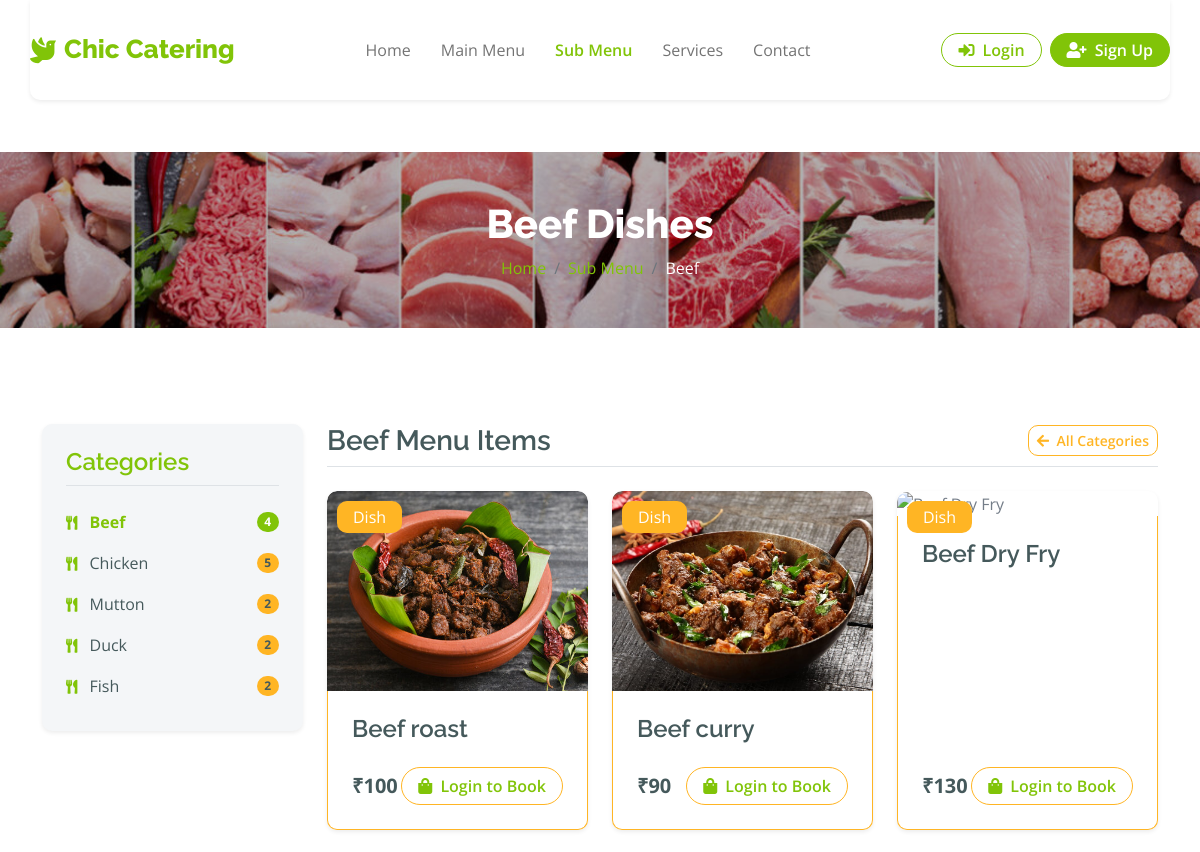
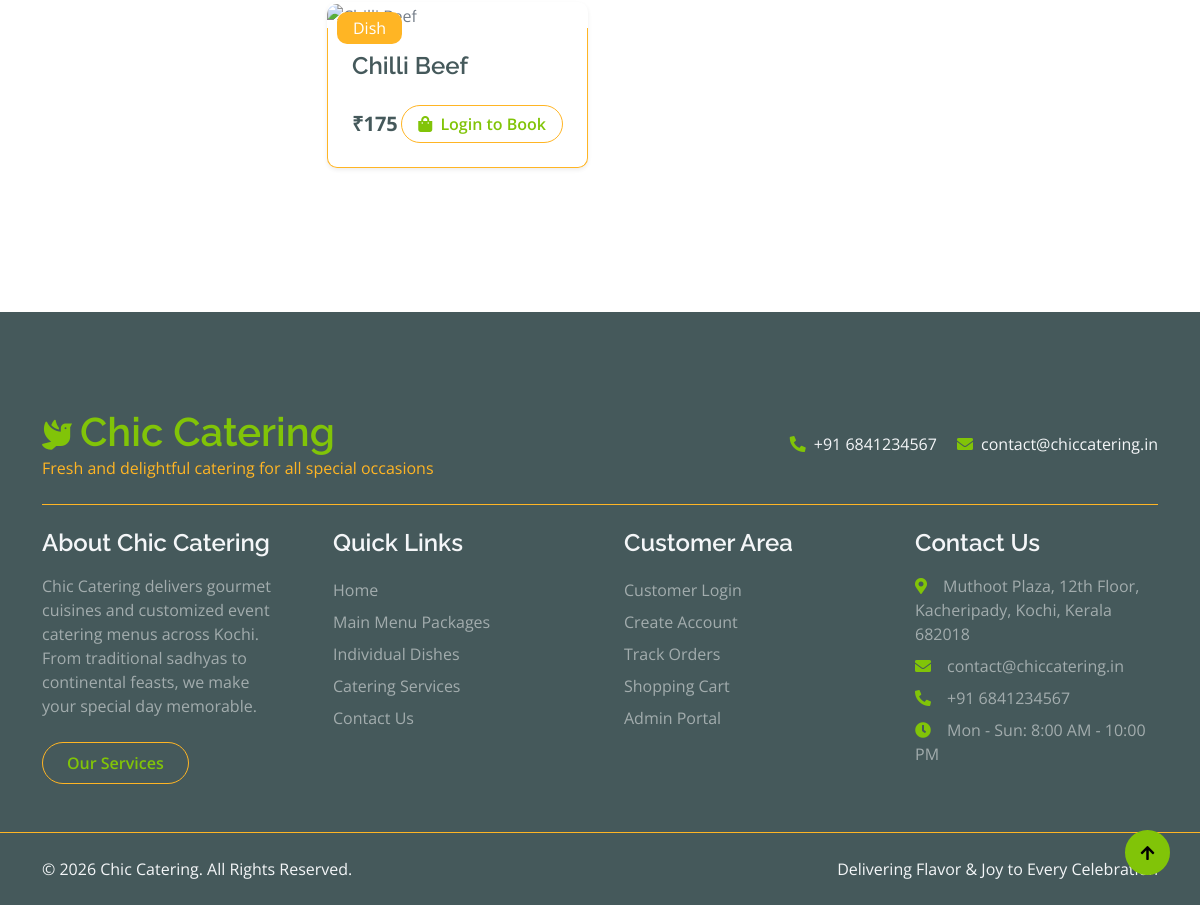
Page /customer/items.php on the committed database (2 pictures, top to bottom).
### tables this page shows
CREATE TABLE `category` (
  `cid` int NOT NULL AUTO_INCREMENT,
  `cname` varchar(30) NOT NULL,
  `cimage` varchar(200) NOT NULL,
  `status` int NOT NULL DEFAULT '1',
  PRIMARY KEY (`cid`)
);

CREATE TABLE `item` (
  `item_id` int NOT NULL AUTO_INCREMENT,
  `cid` int NOT NULL,
  `item_name` varchar(30) NOT NULL,
  `item_image` varchar(200) NOT NULL,
  `item_price` int NOT NULL,
  `status` int NOT NULL DEFAULT '1',
  PRIMARY KEY (`item_id`)
);

### classes/DataAccess.class.php (called while the page is built, shortened)
<?php
class DataAccess
{
	private $_con,$_query,$_errors;
	public function __construct()
	{
		if(!$this->_con=mysqli_connect(DB_HOST,DB_USER,DB_PASSWORD,DB_NAME))
		{
			die("connection Error");
		}
	}
	public function query($query)
	{
		if(isset($query))
		{
			$words=explode(' ',$query);
			$this->_query=$query;
			$res=mysqli_query($this->_con,$this->_query);
			if($words[0]=='select' || $words[0]=='Select' || $words[0]=='SELECT')
			{
				if(mysqli_num_rows($res))
				{
					$dataArr=array();
					while($row=mysqli_fetch_assoc($res))
					{
						$dataArr[] = $row;
					}
					return $dataArr;
				}
				else
				{
					return false;
				}
			}
		}
	}
}
?>

### customer/items.php (the view, shortened to what this page needs)
<?php
require('head.php');
$allCategories = $dao->query("SELECT * FROM category WHERE status=1");
$selectedCid = isset($_GET["id"]) ? intval($_GET["id"]) : 0;
if ($selectedCid === 0 && !empty($allCategories)) {
    $selectedCid = intval($allCategories[0]['cid']);
}
$selectedCategoryName = "Items";
foreach ($allCategories as $c) {
    if (intval($c['cid']) === $selectedCid) {
        $selectedCategoryName = $c['cname'];
        break;
    }
}
?>
<div class="container-fluid page-header py-5">
    <h1 class="text-center text-white display-6"><?= htmlspecialchars($selectedCategoryName) ?> Dishes</h1>
    <ol class="breadcrumb justify-content-center mb-0">
        <li class="breadcrumb-item"><a href="index.php">Home</a></li>
        <li class="breadcrumb-item"><a href="submenu.php">Sub Menu</a></li>
        <li class="breadcrumb-item active text-white"><?= htmlspecialchars($selectedCategoryName) ?></li>
    </ol>
</div>
<div class="container-fluid fruite py-5">
    <div class="container py-5">
        <div class="row g-4">
            <div class="col-lg-3">
                <div class="bg-light p-4 rounded shadow-sm">
                    <h4 class="mb-3 pb-2 border-bottom text-primary font-weight-bold">Categories</h4>
                    <ul class="list-unstyled fruite-categorie mb-0">
                        <?php if (!empty($allCategories)): ?>
                            <?php foreach ($allCategories as $cat):
                                $cCountQ = "SELECT count(*) as item_count FROM item WHERE cid=" . intval($cat['cid']) . " AND status=1";
                                $cCountRes = $dao->query($cCountQ);
                                $item_count = $cCountRes[0]['item_count'] ?? 0;
                                $isActive = (intval($cat['cid']) === $selectedCid);
                            ?>
                                <li class="py-2 border-bottom border-light">
                                    <div class="d-flex justify-content-between align-items-center">
                                        <a href="items.php?id=<?= $cat['cid'] ?>" class="text-decoration-none <?= $isActive ? 'text-primary fw-bold' : 'text-dark' ?>">
                                            <i class="fa fa-utensils me-2 text-primary" style="font-size: 14px;"></i>
                                            <?= htmlspecialchars($cat['cname']) ?>
                                        </a>
                                        <span class="badge rounded-pill <?= $isActive ? 'bg-primary text-white' : 'bg-secondary text-dark' ?>">
                                            <?= $item_count ?>
                                        </span>
                                    </div>
                                </li>
                            <?php endforeach; ?>
                        <?php endif; ?>
                    </ul>
                </div>
            </div>
            <div class="col-lg-9">
                <div class="d-flex justify-content-between align-items-center mb-4 pb-2 border-bottom">
                    <h2 class="h3 mb-0"><?= htmlspecialchars($selectedCategoryName) ?> Menu Items</h2>
                    <a href="submenu.php" class="btn btn-sm btn-outline-secondary">
                        <i class="fa fa-arrow-left me-1"></i> All Categories
                    </a>
                </div>
                <div class="row g-4">
                    <?php
                    $q = "SELECT * FROM item WHERE cid= '$selectedCid' AND status=1";
                    $items = $dao->query($q);
                    if (!empty($items)):
                        foreach ($items as $dish):
                    ?>
                        <div class="col-md-6 col-lg-6 col-xl-4">
                            <div class="rounded position-relative fruite-item h-100 d-flex flex-column shadow-sm bg-white">
                                <div class="fruite-img">
                                    <img src="<?= BASE_URL . 'item_images/' . htmlspecialchars($dish['item_image']); ?>" class="img-fluid w-100 rounded-top" style="height: 200px; object-fit: cover;" alt="<?= htmlspecialchars($dish['item_name']) ?>">
                                </div>
                                <div class="text-white bg-secondary px-3 py-1 rounded position-absolute" style="top: 10px; left: 10px;">Dish</div>
                                <div class="p-4 border border-secondary border-top-0 rounded-bottom d-flex flex-column flex-grow-1">
                                    <h4 class="mb-2"><?= htmlspecialchars($dish['item_name']) ?></h4>
                                    <div class="d-flex justify-content-between align-items-center mt-auto pt-3">
                                        <p class="text-dark fs-5 fw-bold mb-0">₹<?= htmlspecialchars($dish['item_price']) ?></p>
                                        <a
                                            href="<?= $isLoggedIn ? 'booking_item.php?id=' . $dish['item_id'] : 'login.php' ?>"
                                            class="btn border border-secondary rounded-pill px-3 text-primary">
                                            <i class="fa fa-shopping-bag me-1 text-primary"></i> <?= $isLoggedIn ? 'Add to Cart' : 'Login to Book' ?>
                                        </a>
                                    </div>
                                </div>
                            </div>
                        </div>
                    <?php
                        endforeach;
                    endif;
                    ?>
                </div>
            </div>
        </div>
    </div>
</div>
<?php require('footer.php'); ?>

### customer/css/style.css (style rules this page uses)
.btn { font-weight: 600; transition: .5s; }
.btn.border-secondary { transition: 0.5s; }
.page-header { position: relative; background: linear-gradient(rgba(0, 0, 0, 0.3), rgba(0, 0, 0, 0.3)), url('../img/banner-meat.jpg'); background-position: center center; background-repeat: no-repeat; background-size: cover; }
@media (min-width: 992px) { .hero-header, .page-header { margin-top: 152px !important; } }
.fruite .fruite-item { height: 100%; transition: 0.5s; }
.fruite .fruite-item .fruite-img { overflow: hidden; transition: 0.5s; border-radius: 10px 10px 0 0; }
.fruite .fruite-item .fruite-img img { transition: 0.5s; }

### customer/css/app-responsive.css (style rules this page uses)
:root { --app-primary: #81C408; --app-primary-dark: #6ea106; --app-dark: #202020; --app-bg: #f8f9fa; --app-tab-height: 64px; }
html { -webkit-text-size-adjust: 100%; scroll-behavior: smooth; }
.fruite-img img, .card-img-top { aspect-ratio: 4 / 3; object-fit: cover; }

### rows in the picture
category: cname "Beef", item_count "4"
category: cname "Chicken", item_count "5"
category: cname "Mutton", item_count "2"
category: cname "Duck", item_count "2"
category: cname "Fish", item_count "2"
item: item_image (picture), item_name "Beef roast", item_price "100"
item: item_image (picture), item_name "Beef curry", item_price "90"
item: item_name "Beef Dry Fry", item_price "130"
item: item_name "Chilli Beef", item_price "175"
